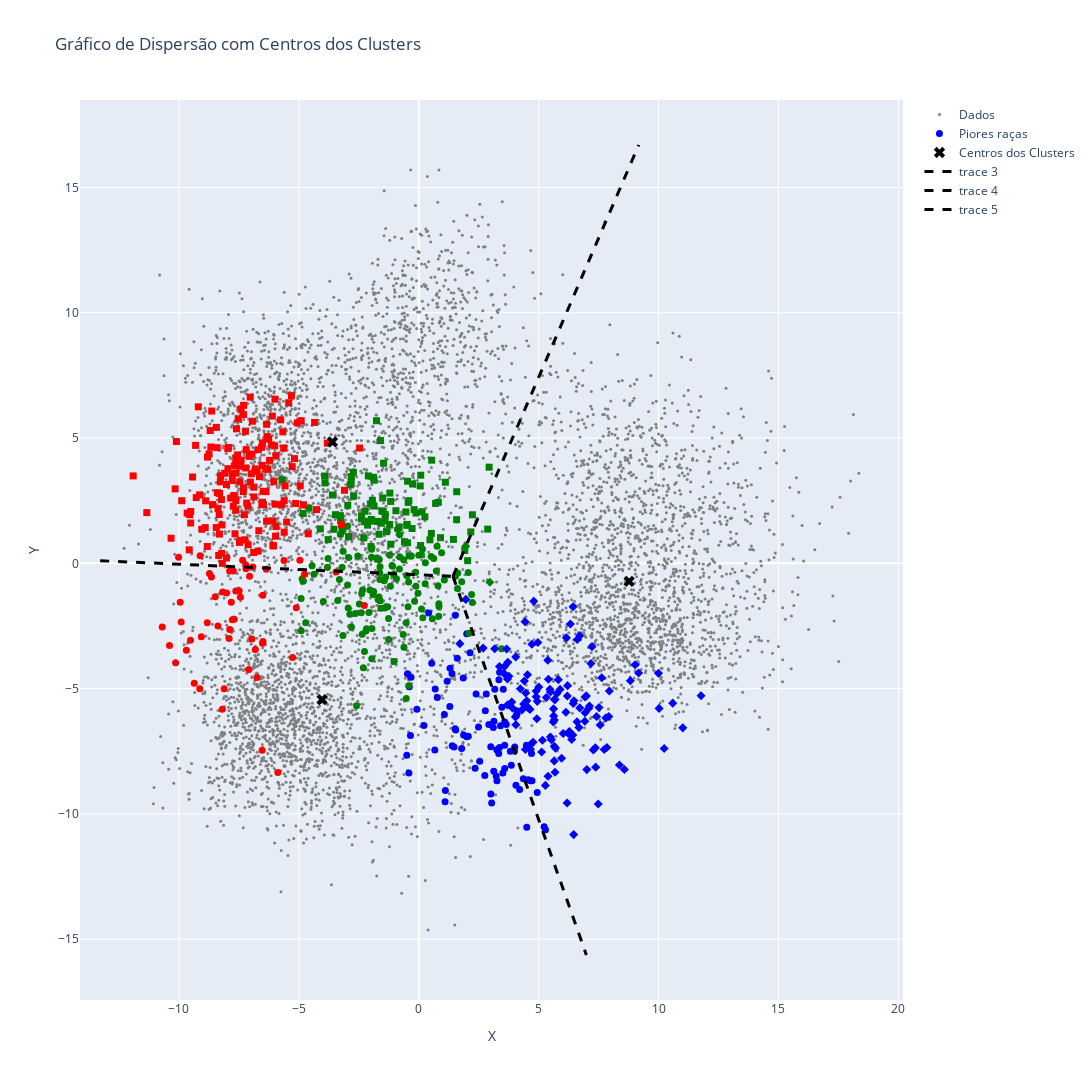

Notebook code cell kept with this figure:
### Code cell
# Cores e simbolos
breed_colors = {
    'sphynx': 'blue',
    'shiba_inu': 'green',
    'saint_bernard': 'red',

}

clusters_symbols = {
    0: 'circle',
    1: 'square',
    2: 'diamond',

}
plot['color'] = plot['breed'].map(breed_colors)
plot['symbol'] = plot['clusters_sc'].map(clusters_symbols)

# Plot
fig = go.Figure()

# Todos os dados
fig.add_trace(go.Scatter(
    x=plotable_data['x'],
    y=plotable_data['y'],
    mode='markers',
    marker=dict(
        color='gray',
        symbol='circle',
        size=3
    ),
    text= None,
    name='Dados'
))

# Dados das piores raças
fig.add_trace(go.Scatter(
    x=plot['x'],
    y=plot['y'],
    mode='markers',
    marker=dict(
        color=plot['color'],
        symbol=plot['symbol'],
        size=7
    ),
    text=plot['name'],
    name='Piores raças'
))

# centro dos clusters
fig.add_trace(go.Scatter(
    x=centros['x'],
    y=centros['y'],
    mode='markers',
    marker=dict(color='black', size=10, symbol='x'),
    name='Centros dos Clusters',
    text= centros.index
))

# Retas de fronteira dos clusters
def calc_y(m, b, x):
    return m * x + b

p_intersec = intersec(lines)

for line in lines:
    m = line["m"]
    b = line["b"]

    # Limita as retas até o ponto de intersecção e os extremos dos dados
    x_min = p_intersec[0] if line['p'][0] > p_intersec[0] else plotable_data['x'].min() - 1
    x_max = p_intersec[0] if line['p'][0] < p_intersec[0] else plotable_data['x'].max() + 1

    y_min = p_intersec[1] if line['p'][1] > p_intersec[1] else plotable_data['y'].min() - 1
    y_max = p_intersec[1] if line['p'][1] < p_intersec[1] else plotable_data['y'].max() + 1

    
    x_values = np.array([x_min, x_max])
    y_values = calc_y(m, b, x_values)

    # Reajusta os valores para dentro dos limites
    if y_values[0] < y_min or y_values[0] > y_max:
        y_values[0] = np.clip(y_values[0], y_min, y_max)
        x_values[0] = (y_values[0] - b) / m

    if y_values[1] < y_min or y_values[1] > y_max:
        y_values[1] = np.clip(y_values[1], y_min, y_max)
        x_values[1] = (y_values[1] - b) / m

    fig.add_trace(go.Scatter(x=x_values, y=y_values, mode='lines', line=dict(dash='dash', width=3, color='black')))

fig.update_layout(
    title='Gráfico de Dispersão com Centros dos Clusters',
    xaxis_title='X',
    yaxis_title='Y',
    width=1920,
    height=1080
)

fig.show()

### Figure 1 — Plotly figure (JSON) as saved in the notebook; plotly's stock layout.template omitted (floating-point values rounded to 4 significant figures; data arrays with more than 128 entries replaced by an {"elided": "..."} marker saying what was removed)
{"data": [{"marker": {"color": "gray", "size": 3, "symbol": "circle"}, "mode": "markers", "name": "Dados", "type": "scatter", "x": {"elided": "7349 float values"}, "y": {"elided": "7349 float values"}}, {"marker": {"color": {"elided": "600 str values"}, "size": 7, "symbol": {"elided": "600 str values"}}, "mode": "markers", "name": "Piores raças", "text": {"elided": "600 str values"}, "type": "scatter", "x": {"elided": "600 float values"}, "y": {"elided": "600 float values"}}, {"marker": {"color": "black", "size": 10, "symbol": "x"}, "mode": "markers", "name": "Centros dos Clusters", "text": [0, 1, 2], "type": "scatter", "x": [-4.033, -3.599, 8.774], "y": [-5.438, 4.846, -0.7242]}, {"line": {"color": "black", "dash": "dash", "width": 3}, "mode": "lines", "type": "scatter", "x": [-13.29, 1.427], "y": [0.1029, -0.5173]}, {"line": {"color": "black", "dash": "dash", "width": 3}, "mode": "lines", "type": "scatter", "x": [1.427, 6.99], "y": [-0.5173, -15.63]}, {"line": {"color": "black", "dash": "dash", "width": 3}, "mode": "lines", "type": "scatter", "x": [1.427, 9.174], "y": [-0.5173, 16.69]}], "layout": {"height": 1080, "title": {"text": "Gráfico de Dispersão com Centros dos Clusters"}, "width": 1920, "xaxis": {"title": {"text": "X"}}, "yaxis": {"title": {"text": "Y"}}}}
